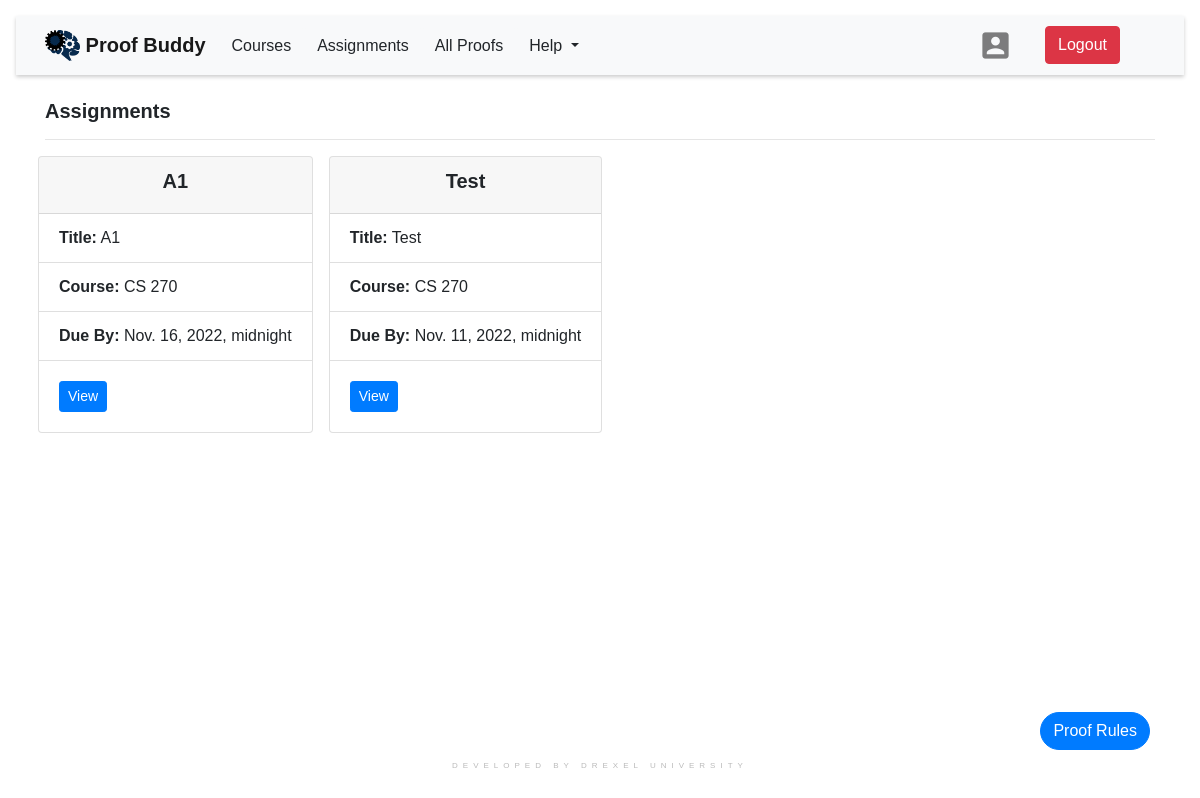
Before: /assignments/ (signed in) with the older database file.
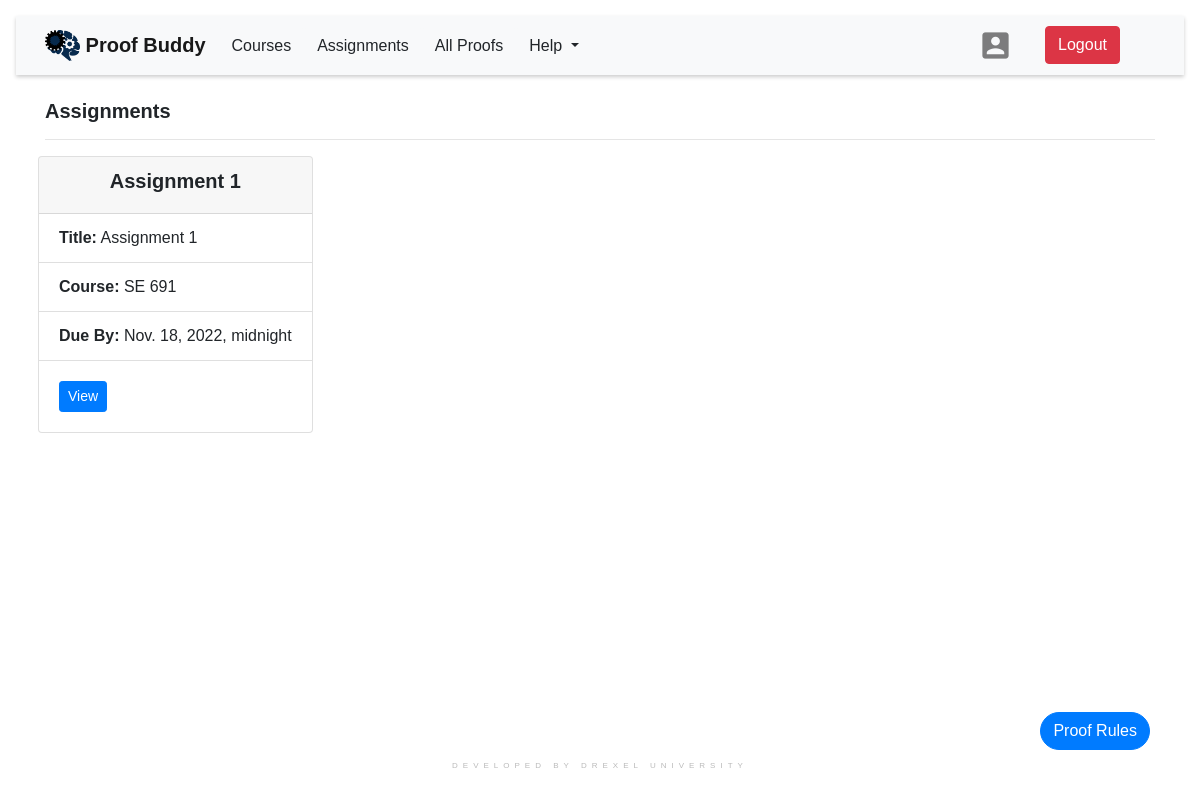
After: the same page with the newer database file.
### proofchecker/models.py (models this page shows, shortened)
class Assignment(models.Model):
    title = models.CharField(max_length=255, null=True)
    created_by = models.ForeignKey(
        Instructor, on_delete=models.CASCADE, null=True)
    created_on = models.DateTimeField(auto_now_add=True)
    start_date = models.DateTimeField(null=True)
    due_by = models.DateTimeField()
    problems = models.ManyToManyField(Problem)
    course = models.ForeignKey(Course, on_delete=models.CASCADE)
    is_submitted = models.BooleanField(default=False)
    is_late_submitted = models.BooleanField(default=False)
    is_late_submitted_date = models.DateTimeField(null=True, blank=True)
    def __str__(self):
        return self.title

class Course(models.Model):
    title = models.CharField(max_length=255)
    term = models.CharField(max_length=255)
    section = models.PositiveSmallIntegerField()
    instructor = models.ForeignKey(Instructor, on_delete=models.PROTECT)
    students = models.ManyToManyField(Student)
    def __str__(self):
        return self.title

### assignments/views.py (the view)
# urls.py: path("assignments/", views.all_assignments_view, name="all_assignments"),
@login_required
def all_assignments_view(request):
    if request.user.is_instructor:
        return instructor_assignments_view(request)
    elif request.user.is_student:
        return student_assignments_view(request)

### assignments/views.py (called while the page is built)
def student_assignments_view(request):
    today_date = datetime.datetime.now()
    today_date = today_date.strftime("%Y-%m-%d %H:%M:%S")
    print("today_date:", today_date)
    object_list = Assignment.objects.filter(
        course__in=Course.objects.filter(Q(students__user=request.user)),
        start_date__lte=today_date
    )
    print("object_list:", object_list)
    context = {
        "object_list": object_list,
    }
    return render(request, "assignments/student_assignments.html", context)

### assignments/templates/assignments/student_assignments.html
{% extends 'proofchecker/base.html' %}
{% block content %}
    <div class="container">
        <br>
        <h5><b>Assignments</b></h5>
        <hr>
        <div class="row mt-3">
            {% for object in object_list %}
                <div class="card mx-2 mb-3" style="max-width: 20rem;">
                    <div class="card-header">
                        <h5 style="text-align: center"><b> {{ object.title }}</b></h5>
                    </div>
                    <ul class="list-group list-group-flush">
                        <li class="list-group-item"><b>Title:</b> {{ object.title }}</li>
                        <li class="list-group-item"><b>Course:</b> {{ object.course }}</li>
                        <li class="list-group-item"><b>Due By:</b> {{ object.due_by }}</li>
                    </ul>
                    <div class="card-body">
                        <a href="{% url 'assignment_details' object.id %}"
                           class="card-link btn btn-primary btn-sm">View</a>
                    </div>
                </div>
            {% endfor %}
        </div>
    </div>
{% endblock %}

Changed rows visible on the page:
removed Assignment: title "A1", course "CS 270", due_by "Nov. 16, 2022, midnight"
removed Assignment: title "Test", course "CS 270", due_by "Nov. 11, 2022, midnight"
added Assignment: title "Assignment 1", course "SE 691", due_by "Nov. 18, 2022, midnight"
